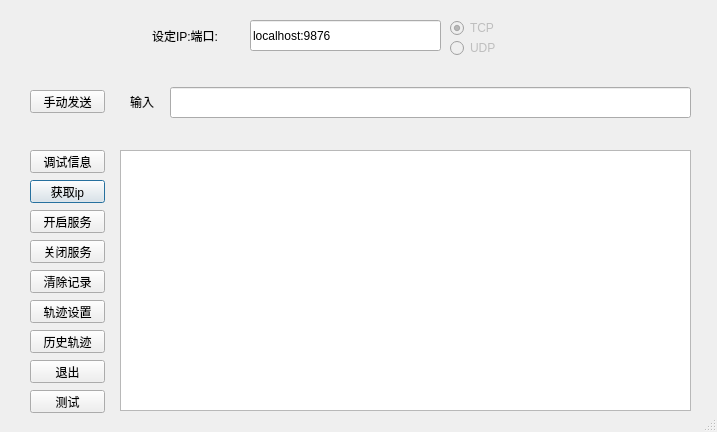
<?xml version="1.0" encoding="UTF-8"?>
<ui version="4.0">
 <class>SocketUi</class>
 <widget class="QDialog" name="SocketUi">
  <property name="geometry">
   <rect>
    <x>0</x>
    <y>0</y>
    <width>717</width>
    <height>432</height>
   </rect>
  </property>
  <property name="windowTitle">
   <string>GPRS服务</string>
  </property>
  <property name="sizeGripEnabled">
   <bool>true</bool>
  </property>
  <widget class="QTextBrowser" name="sock_show_tb">
   <property name="geometry">
    <rect>
     <x>120</x>
     <y>150</y>
     <width>571</width>
     <height>261</height>
    </rect>
   </property>
   <property name="font">
    <font>
     <family>Microsoft YaHei UI</family>
    </font>
   </property>
  </widget>
  <widget class="QPushButton" name="sock_getip_btn">
   <property name="geometry">
    <rect>
     <x>30</x>
     <y>180</y>
     <width>75</width>
     <height>23</height>
    </rect>
   </property>
   <property name="font">
    <font>
     <family>Microsoft YaHei UI</family>
    </font>
   </property>
   <property name="text">
    <string>获取ip</string>
   </property>
  </widget>
  <widget class="QPushButton" name="sock_start_btn">
   <property name="geometry">
    <rect>
     <x>30</x>
     <y>210</y>
     <width>75</width>
     <height>23</height>
    </rect>
   </property>
   <property name="font">
    <font>
     <family>Microsoft YaHei UI</family>
    </font>
   </property>
   <property name="text">
    <string>开启服务</string>
   </property>
  </widget>
  <widget class="QLabel" name="label">
   <property name="geometry">
    <rect>
     <x>152</x>
     <y>26</y>
     <width>91</width>
     <height>20</height>
    </rect>
   </property>
   <property name="font">
    <font>
     <family>Microsoft YaHei UI</family>
    </font>
   </property>
   <property name="text">
    <string>设定IP:端口:</string>
   </property>
  </widget>
  <widget class="QRadioButton" name="sock_tcp_rbtn">
   <property name="enabled">
    <bool>false</bool>
   </property>
   <property name="geometry">
    <rect>
     <x>450</x>
     <y>20</y>
     <width>89</width>
     <height>16</height>
    </rect>
   </property>
   <property name="font">
    <font>
     <family>Microsoft YaHei UI</family>
    </font>
   </property>
   <property name="inputMethodHints">
    <set>Qt::ImhNone</set>
   </property>
   <property name="text">
    <string>TCP</string>
   </property>
   <property name="checked">
    <bool>true</bool>
   </property>
  </widget>
  <widget class="QRadioButton" name="sock_udp_rbtn">
   <property name="enabled">
    <bool>false</bool>
   </property>
   <property name="geometry">
    <rect>
     <x>450</x>
     <y>40</y>
     <width>89</width>
     <height>16</height>
    </rect>
   </property>
   <property name="font">
    <font>
     <family>Microsoft YaHei UI</family>
    </font>
   </property>
   <property name="inputMethodHints">
    <set>Qt::ImhNone</set>
   </property>
   <property name="text">
    <string>UDP</string>
   </property>
  </widget>
  <widget class="QLabel" name="label_3">
   <property name="geometry">
    <rect>
     <x>130</x>
     <y>90</y>
     <width>54</width>
     <height>23</height>
    </rect>
   </property>
   <property name="font">
    <font>
     <family>Microsoft YaHei UI</family>
    </font>
   </property>
   <property name="text">
    <string>输入</string>
   </property>
  </widget>
  <widget class="QPushButton" name="sock_send_btn">
   <property name="geometry">
    <rect>
     <x>30</x>
     <y>90</y>
     <width>75</width>
     <height>23</height>
    </rect>
   </property>
   <property name="font">
    <font>
     <family>Microsoft YaHei UI</family>
    </font>
   </property>
   <property name="text">
    <string>手动发送</string>
   </property>
  </widget>
  <widget class="QPushButton" name="sock_clear_btn">
   <property name="geometry">
    <rect>
     <x>30</x>
     <y>270</y>
     <width>75</width>
     <height>23</height>
    </rect>
   </property>
   <property name="font">
    <font>
     <family>Microsoft YaHei UI</family>
    </font>
   </property>
   <property name="text">
    <string>清除记录</string>
   </property>
  </widget>
  <widget class="QPushButton" name="sock_yingyan_web_btn">
   <property name="enabled">
    <bool>true</bool>
   </property>
   <property name="geometry">
    <rect>
     <x>30</x>
     <y>330</y>
     <width>75</width>
     <height>23</height>
    </rect>
   </property>
   <property name="font">
    <font>
     <family>Microsoft YaHei UI</family>
    </font>
   </property>
   <property name="text">
    <string>历史轨迹</string>
   </property>
   <property name="checkable">
    <bool>false</bool>
   </property>
  </widget>
  <widget class="QPushButton" name="sock_close_btn">
   <property name="geometry">
    <rect>
     <x>30</x>
     <y>240</y>
     <width>75</width>
     <height>23</height>
    </rect>
   </property>
   <property name="font">
    <font>
     <family>Microsoft YaHei UI</family>
    </font>
   </property>
   <property name="text">
    <string>关闭服务</string>
   </property>
  </widget>
  <widget class="QPushButton" name="sock_quit_btn">
   <property name="geometry">
    <rect>
     <x>30</x>
     <y>360</y>
     <width>75</width>
     <height>23</height>
    </rect>
   </property>
   <property name="font">
    <font>
     <family>Microsoft YaHei UI</family>
    </font>
   </property>
   <property name="text">
    <string>退出</string>
   </property>
  </widget>
  <widget class="QLineEdit" name="sock_ip_text">
   <property name="geometry">
    <rect>
     <x>250</x>
     <y>20</y>
     <width>191</width>
     <height>31</height>
    </rect>
   </property>
   <property name="font">
    <font>
     <family>Microsoft YaHei UI</family>
    </font>
   </property>
   <property name="text">
    <string>localhost:9876</string>
   </property>
   <property name="alignment">
    <set>Qt::AlignLeading|Qt::AlignLeft|Qt::AlignVCenter</set>
   </property>
  </widget>
  <widget class="QLineEdit" name="sock_input_3">
   <property name="geometry">
    <rect>
     <x>170</x>
     <y>87</y>
     <width>521</width>
     <height>31</height>
    </rect>
   </property>
   <property name="font">
    <font>
     <family>Microsoft YaHei UI</family>
    </font>
   </property>
  </widget>
  <widget class="QPushButton" name="sock_pickPoint_btn">
   <property name="enabled">
    <bool>true</bool>
   </property>
   <property name="geometry">
    <rect>
     <x>30</x>
     <y>300</y>
     <width>75</width>
     <height>23</height>
    </rect>
   </property>
   <property name="font">
    <font>
     <family>Microsoft YaHei UI</family>
    </font>
   </property>
   <property name="text">
    <string>轨迹设置</string>
   </property>
   <property name="checkable">
    <bool>false</bool>
   </property>
  </widget>
  <widget class="QPushButton" name="sock_test_btn">
   <property name="geometry">
    <rect>
     <x>30</x>
     <y>390</y>
     <width>75</width>
     <height>23</height>
    </rect>
   </property>
   <property name="font">
    <font>
     <family>Microsoft YaHei UI</family>
    </font>
   </property>
   <property name="text">
    <string>测试</string>
   </property>
  </widget>
  <widget class="QPushButton" name="sock_debug_btn">
   <property name="geometry">
    <rect>
     <x>30</x>
     <y>150</y>
     <width>75</width>
     <height>23</height>
    </rect>
   </property>
   <property name="font">
    <font>
     <family>Microsoft YaHei UI</family>
    </font>
   </property>
   <property name="text">
    <string>调试信息</string>
   </property>
  </widget>
 </widget>
 <resources/>
 <connections>
  <connection>
   <sender>sock_quit_btn</sender>
   <signal>clicked()</signal>
   <receiver>SocketUi</receiver>
   <slot>close()</slot>
   <hints>
    <hint type="sourcelabel">
     <x>67</x>
     <y>341</y>
    </hint>
    <hint type="destinationlabel">
     <x>307</x>
     <y>222</y>
    </hint>
   </hints>
  </connection>
 </connections>
</ui>
